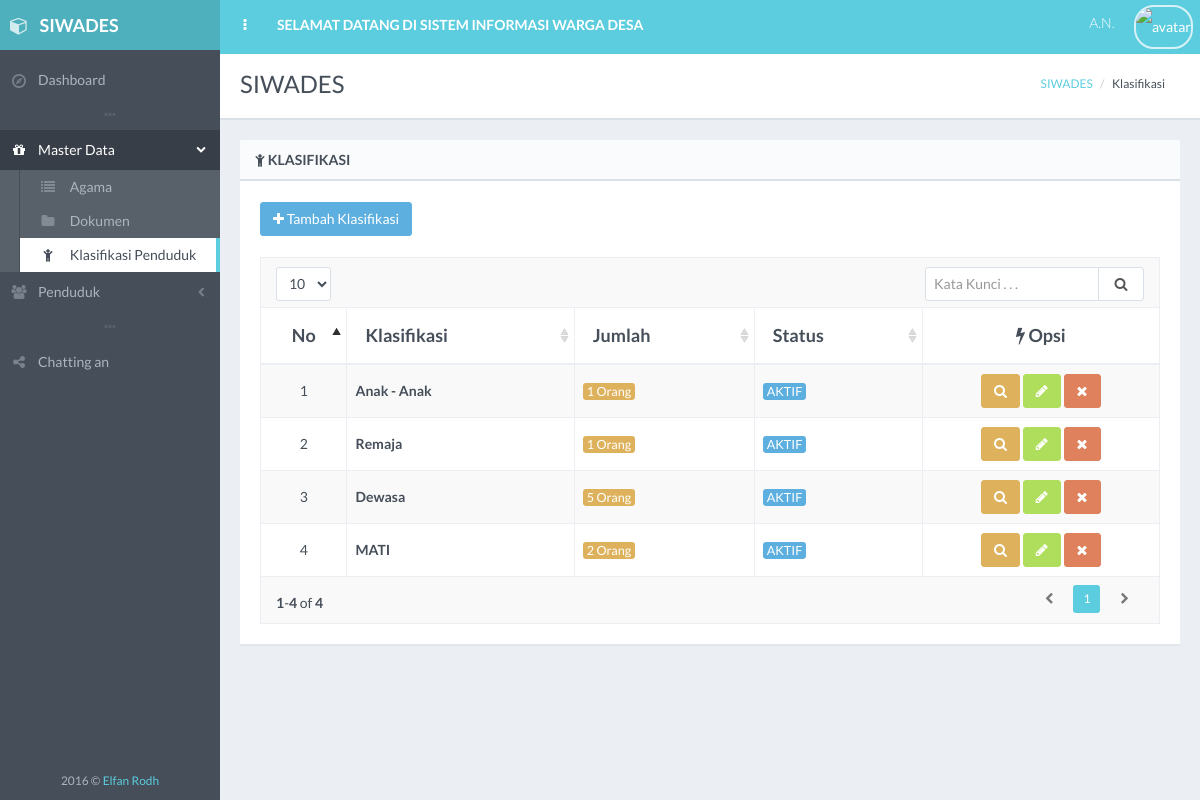
The app's page /Admin/klasifikasi with its own data.
### tables this page shows
CREATE TABLE IF NOT EXISTS `klasifikasi` (
  `id_klasifikasi` varchar(10) NOT NULL DEFAULT '',
  `nama_klasifikasi` varchar(50) DEFAULT NULL,
  `status` int(1) DEFAULT NULL,
  PRIMARY KEY (`id_klasifikasi`)
);

### application/controllers/Admin.php (called while the page is built, shortened)
<?php
	class Admin extends CI_Controller {
		public function __construct(){
			$this->load->library('form_validation');
			$this->load->helper('url');
			$this->load->model('Agama_m');
			$this->load->model('Kk_m');
			$this->load->model('Klasifikasi_m');
			$this->load->model('Penduduk_m');
			$this->load->model('Dokumen_m');
			$this->load->library('session');
		}
		public function klasifikasi(){
			$nik  = $this->session->userdata('nik');
			$data['data'] = $this->Kk_m->selectwherePenduduk($nik);
			$result['data'] = $this->Klasifikasi_m->selectKlasifikasi();
			$result['id'] = $this->Klasifikasi_m->getId();
			$result['active'] = 'klasifikasi';
			$this->load->view('templates/sidebar', $result);
			$this->load->view('templates/header', $data);
			$this->load->view('klasifikasi/index', $result);
		}
	}
?>

### index.php (called while the page is built, shortened)
<?php
require_once BASEPATH.'core/CodeIgniter.php';

### application/models/Klasifikasi_m.php (called while the page is built, shortened)
<?php
class Klasifikasi_m extends CI_Model {
    public function selectKlasifikasi(){
        $query = $this->db->query("SELECT A.nama_klasifikasi, A.status, A.id_klasifikasi, B.id_klasifikasi, B.jumlah FROM klasifikasi A LEFT JOIN (SELECT id_klasifikasi, COUNT(*) AS jumlah FROM penduduk GROUP BY id_klasifikasi) B ON A.id_klasifikasi = B.id_klasifikasi");
        $data = $query->result();
        return $data;
    }
    public function getId(){
        $query = $this->db->query("SELECT MAX(RIGHT(id_klasifikasi,1)) + 1 as id_new FROM klasifikasi");
        $data = $query->row_array();
        return $data;
    }
}
?>

### application/views/klasifikasi/index.php (the view, shortened to what this page needs)
<div id="page-content">
    <div class="content-header">
        <div class="row">
            <div class="col-sm-6">
                <div class="header-section">
                    <h1>SIWADES</h1>
                </div>
            </div>
            <div class="col-sm-6 hidden-xs">
                <div class="header-section">
                    <ul class="breadcrumb breadcrumb-top">
                        <li><a href="../dashboard">SIWADES</a></li>
                        <li>Klasifikasi</li>
                    </ul>
                </div>
            </div>
        </div>
    </div>
    <div class="block full">
        <div class="block-title">
            <h2><i class="fa fa-child sidebar-nav-icon"></i> KLASIFIKASI</h2>
        </div>
        <a href="#modal-fade" title="Tambah Agama" class="btn btn-effect-ripple btn-info" data-toggle="modal"><i class="fa fa-plus"></i> Tambah Klasifikasi</a>
        <br>
        <br>
        <div class="table-responsive">
            <table id="example-datatable" class="table table-striped table-bordered table-vcenter">
                <thead>
                    <tr>
                        <th class="text-center" style="width: 50px;">No</th>
                        <th>Klasifikasi</th>
                        <th>Jumlah</th>
                        <th>Status</th>
                       <th style="width: 200px" class="text-center" style="width: 75px;"><i class="fa fa-flash"></i> Opsi</th>
                    </tr>
                </thead>
                <tbody>
                <?php
                    $i = 1;
                    foreach ($data as $row) {
                    echo '<tr>
                            <td class="text-center">'.$i.'</td>
                            <td><strong>'.$row->nama_klasifikasi.'</strong></td>
                            <td><span class="label label-warning">'.$row->jumlah.' Orang</span></td>
                            <td>';
                            if ($row->status == 1) {$klas = "label label-info"; $tampil = "AKTIF";}
                                  else {$klas = "label label-danger"; $tampil = "NONAKTIF";}
                    echo'<span class="'.$klas.'">
                                    '.$tampil.'
                                </span>
                            </td>
                            <td class="text-center">
                                <a href="'.base_url("Admin/detailKlasifikasi/".$row->id_klasifikasi."").'" class="btn btn-effect-ripple btn-warning"><i class="fa fa-search"></i></a>
                                <a href="'.base_url("Admin/editKlasifikasi/".$row->id_klasifikasi."").'" class="btn btn-effect-ripple btn-success"><i class="fa fa-pencil"></i></a>
                                <a href="'.base_url("Admin/hapusKlasifikasi/".$row->id_klasifikasi."").'" class="btn btn-effect-ripple btn-danger"><i class="fa fa-times"></i></a>
                            </td>
                        </tr>';
                        $i++;
                    }
                ?>
            </tbody>
        </table>
    </div>
</div>
</div>
</div>
</div>
</body>
</html>

### assets/css/main.css (style rules this page uses)
body { font-family: "Lato", "Helvetica Neue", Helvetica, Arial, sans-serif; color: #454e59; background-color: #454e59; }
#page-content { padding: 10px 5px 1px; background-color: #ebeef2; }
#page-container.header-fixed-top #page-content { padding-top: 60px; }
.content-header { background-color: #ffffff; border-bottom: 2px solid #dae0e8; margin: -10px -5px 10px; padding: 0 15px; }
.content-header h1, .content-header h2 { margin: 5px 0; line-height: 28px; }
.content-header h1 { font-weight: 500; font-size: 24px; }
.header-section { padding: 15px 0; }
.block { margin: 0 0 10px; padding: 20px 15px 1px; background-color: #ffffff; border-top-left-radius: 2px; border-top-right-radius: 2px; -webkit-box-shadow: 0 2px 0 rgba(218, 224, 232, .5); box-shadow: 0 2px 0 rgba(218, 224, 232, .5); }
.block.full { padding: 20px 15px; }
.block-title { margin: -20px -15px 20px; border-bottom: 2px solid #dae0e8; border-top-left-radius: 2px; border-top-right-radius: 2px; background: rgba(218, 224, 232, .15); }
.block-title h1, .block-title h2, .block-title h3, .block-title h4, .block-title h5, .block-title h6 { display: inline-block; font-size: 14px; line-height: 1.4; margin: 0; padding: 10px 15px 9px; font-weight: 600; text-transform: uppercase; }
h1, h2, h3, h4, h5, h6, .h1, .h2, .h3, .h4, .h5, .h6 { font-family: "Lato", "Helvetica Neue", Helvetica, Arial, sans-serif; font-weight: 300; }
h1, h2, h3 { margin-bottom: 15px; }
.text-primary, .text-primary:hover, a, a:hover, a:focus, a.text-primary, a.text-primary:hover, a.text-primary:focus { color: #5ccdde; }
b, strong { font-weight: 600; }
ul, ol { padding-left: 30px; }
.table.table-vcenter th, .table.table-vcenter td { vertical-align: middle; }
.table thead > tr > th { font-size: 18px; font-weight: 600; }
.table thead > tr > th, .table thead > tr > td, .table tfoot > tr > th, .table tfoot > tr > td { padding-top: 15px; padding-bottom: 15px; }
.table tbody > tr > th, .table tbody > tr > td { padding-top: 8px; padding-bottom: 8px; }
.table thead > tr > th, .table tbody > tr > th, .table tfoot > tr > th, .table thead > tr > td, .table tbody > tr > td, .table tfoot > tr > td, .table tbody + tbody, .table-bordered, .table-bordered > thead > tr > th, .table-bordered > tbody > tr > th, .table-bordered > tfoot > tr > th, .table-bordered > thead > tr > td, .table-bordered > tbody > tr > td, .table-bordered > tfoot > tr > td { border-color: #ebeef2; }
.breadcrumb { background-color: transparent; }
.breadcrumb-top { font-size: 12px; text-align: right; margin-bottom: 0; padding-top: 10px; padding-bottom: 7px; }
.btn { margin: 1px 0; background-color: #ffffff; border-radius: 3px; }
.btn-danger { background-color: #de815c; border-color: #de815c; }
.btn-warning { background-color: #deb25c; border-color: #deb25c; }
.btn-success { background-color: #afde5c; border-color: #afde5c; }
.btn-info { background-color: #5cafde; border-color: #5cafde; }
.label, .badge { font-weight: normal; font-size: 90%; }
.label { padding: 1px 4px; }
.label-warning, .label-warning[href]:hover, .label-warning[href]:focus { background-color: #deb25c; }
.label-info, .label-info[href]:hover, .label-info[href]:focus { background-color: #5cafde; }
p, .table, .alert, .carousel { margin-bottom: 20px; }
.navbar, .dropdown-menu, .tooltip-inner, .breadcrumb, .modal-content, .panel-group .panel { border-radius: 0; }
@media screen and (min-width: 768px) { #page-content { padding: 20px 20px 1px; } }
@media screen and (min-width: 768px) { #page-container.header-fixed-top #page-content { padding-top: 70px; } }
@media screen and (min-width: 768px) { .content-header, .content-header-media .header-section, .block, .block.full, .modal-body { padding-left: 20px; padding-right: 20px; } }
@media screen and (min-width: 768px) { .content-header { margin: -20px -20px 20px; } }
@media screen and (min-width: 768px) { .block, .widget { margin-bottom: 20px; } }
@media screen and (min-width: 768px) { .block-title { margin-left: -20px; margin-right: -20px; } }

### records on screen
klasifikasi: nama_klasifikasi "Anak - Anak", jumlah "1", status "AKTIF"
klasifikasi: nama_klasifikasi "Remaja", jumlah "1", status "AKTIF"
klasifikasi: nama_klasifikasi "Dewasa", jumlah "5", status "AKTIF"
klasifikasi: nama_klasifikasi "MATI", jumlah "2", status "AKTIF"
